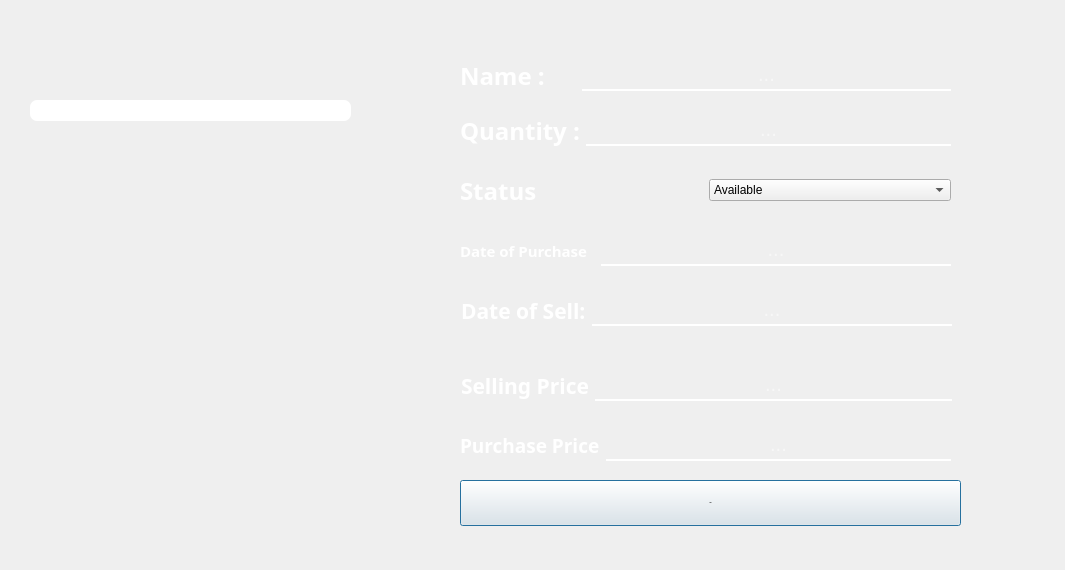
<?xml version="1.0" encoding="UTF-8"?>
<ui version="4.0">
 <class>AddItem</class>
 <widget class="QDialog" name="AddItem">
  <property name="windowModality">
   <enum>Qt::WindowModal</enum>
  </property>
  <property name="geometry">
   <rect>
    <x>0</x>
    <y>0</y>
    <width>1065</width>
    <height>570</height>
   </rect>
  </property>
  <property name="windowTitle">
   <string>Add an Item</string>
  </property>
  <property name="inputMethodHints">
   <set>Qt::ImhExclusiveInputMask</set>
  </property>
  <widget class="QWidget" name="widget" native="true">
   <property name="geometry">
    <rect>
     <x>0</x>
     <y>0</y>
     <width>1071</width>
     <height>571</height>
    </rect>
   </property>
   <property name="styleSheet">
    <string notr="true">#widget{border-image: url(:/new/backgrounds/images/c910baac369a030bf09548ab196e96e6.png);}
#verticalLayout{
padding:5px;}</string>
   </property>
   <widget class="QPushButton" name="btnAdd">
    <property name="geometry">
     <rect>
      <x>460</x>
      <y>480</y>
      <width>501</width>
      <height>46</height>
     </rect>
    </property>
    <property name="font">
     <font>
      <pointsize>-1</pointsize>
      <weight>75</weight>
      <bold>true</bold>
     </font>
    </property>
    <property name="styleSheet">
     <string notr="true">/* Define the basic styles for the button */
#btnAdd {
  padding: 8px 16px;
  font-size: 16px;
  font-weight: bold;
  color: #fff;
  background-color: #D92525;
  border: none;
  border-radius: 10px;
  cursor: pointer;
  transition: background-color 0.3s ease;
height:30px
}

/* Add a hover effect to the button */
#btnAdd:hover {
  background-color: #591C21;
}

/* Add an animation to the button */
#btnAdd:focus {
  animation: pulse 1s infinite;
}

/* Define the animation */
@keyframes pulse {
  0% {
    transform: scale(1);
  }
  50% {
    transform: scale(1.05);
  }
  100% {
    transform: scale(1);
  }
}
</string>
    </property>
    <property name="text">
     <string>ADD</string>
    </property>
    <property name="icon">
     <iconset resource="images.qrc">
      <normaloff>:/new/backgrounds/images/add-item-icon-vector-16301642.png</normaloff>:/new/backgrounds/images/add-item-icon-vector-16301642.png</iconset>
    </property>
    <property name="iconSize">
     <size>
      <width>40</width>
      <height>40</height>
     </size>
    </property>
   </widget>
   <widget class="QWidget" name="layoutWidget">
    <property name="geometry">
     <rect>
      <x>460</x>
      <y>50</y>
      <width>491</width>
      <height>51</height>
     </rect>
    </property>
    <layout class="QHBoxLayout" name="horizontalLayout">
     <item>
      <widget class="QLabel" name="label">
       <property name="font">
        <font>
         <family>Orbitron Black</family>
         <pointsize>18</pointsize>
         <weight>75</weight>
         <bold>true</bold>
        </font>
       </property>
       <property name="styleSheet">
        <string notr="true">color:white;</string>
       </property>
       <property name="text">
        <string>Name :     </string>
       </property>
      </widget>
     </item>
     <item>
      <widget class="QLineEdit" name="txtName">
       <property name="font">
        <font>
         <pointsize>-1</pointsize>
        </font>
       </property>
       <property name="styleSheet">
        <string notr="true">height:30px;
font-size:20px;
color :white;

background-color:rgba(0,0,0,0);
border:0px solid white;
border-bottom:2px solid white; </string>
       </property>
       <property name="alignment">
        <set>Qt::AlignCenter</set>
       </property>
       <property name="placeholderText">
        <string>...</string>
       </property>
      </widget>
     </item>
    </layout>
   </widget>
   <widget class="QWidget" name="layoutWidget">
    <property name="geometry">
     <rect>
      <x>460</x>
      <y>100</y>
      <width>491</width>
      <height>61</height>
     </rect>
    </property>
    <layout class="QHBoxLayout" name="horizontalLayout_2">
     <item>
      <widget class="QLabel" name="label_2">
       <property name="font">
        <font>
         <family>Orbitron Black</family>
         <pointsize>18</pointsize>
         <weight>75</weight>
         <bold>true</bold>
        </font>
       </property>
       <property name="styleSheet">
        <string notr="true">color:white;</string>
       </property>
       <property name="text">
        <string>Quantity :</string>
       </property>
      </widget>
     </item>
     <item>
      <widget class="QLineEdit" name="txtQuantity">
       <property name="font">
        <font>
         <pointsize>-1</pointsize>
        </font>
       </property>
       <property name="styleSheet">
        <string notr="true">height:30px;
font-size:20px;
color :white;

background-color:rgba(0,0,0,0);
border:0px solid white;
border-bottom:2px solid white; 
text-align:center</string>
       </property>
       <property name="alignment">
        <set>Qt::AlignCenter</set>
       </property>
       <property name="placeholderText">
        <string>...</string>
       </property>
      </widget>
     </item>
    </layout>
   </widget>
   <widget class="QWidget" name="layoutWidget">
    <property name="geometry">
     <rect>
      <x>460</x>
      <y>220</y>
      <width>491</width>
      <height>61</height>
     </rect>
    </property>
    <layout class="QHBoxLayout" name="horizontalLayout_4">
     <item>
      <widget class="QLabel" name="label_4">
       <property name="font">
        <font>
         <family>Orbitron Black</family>
         <pointsize>11</pointsize>
         <weight>75</weight>
         <bold>true</bold>
        </font>
       </property>
       <property name="styleSheet">
        <string notr="true">color:white;</string>
       </property>
       <property name="text">
        <string>Date of Purchase  </string>
       </property>
      </widget>
     </item>
     <item>
      <widget class="QLineEdit" name="txtDOP">
       <property name="font">
        <font>
         <pointsize>-1</pointsize>
        </font>
       </property>
       <property name="styleSheet">
        <string notr="true">height:30px;
font-size:20px;
color :white;

background-color:rgba(0,0,0,0);
border:0px solid white;
border-bottom:2px solid white; 
text-align:center</string>
       </property>
       <property name="alignment">
        <set>Qt::AlignCenter</set>
       </property>
       <property name="placeholderText">
        <string>...</string>
       </property>
      </widget>
     </item>
    </layout>
   </widget>
   <widget class="QWidget" name="layoutWidget">
    <property name="geometry">
     <rect>
      <x>461</x>
      <y>280</y>
      <width>491</width>
      <height>61</height>
     </rect>
    </property>
    <layout class="QHBoxLayout" name="horizontalLayout_5">
     <item>
      <widget class="QLabel" name="label_5">
       <property name="font">
        <font>
         <family>Orbitron Black</family>
         <pointsize>16</pointsize>
         <weight>75</weight>
         <bold>true</bold>
        </font>
       </property>
       <property name="styleSheet">
        <string notr="true">color:white;</string>
       </property>
       <property name="text">
        <string>Date of Sell:</string>
       </property>
      </widget>
     </item>
     <item>
      <widget class="QLineEdit" name="txtDOS">
       <property name="font">
        <font>
         <pointsize>-1</pointsize>
        </font>
       </property>
       <property name="styleSheet">
        <string notr="true">height:30px;
font-size:20px;
color :white;

background-color:rgba(0,0,0,0);
border:0px solid white;
border-bottom:2px solid white; 
text-align:center</string>
       </property>
       <property name="alignment">
        <set>Qt::AlignCenter</set>
       </property>
       <property name="placeholderText">
        <string>...</string>
       </property>
      </widget>
     </item>
    </layout>
   </widget>
   <widget class="QWidget" name="layoutWidget">
    <property name="geometry">
     <rect>
      <x>461</x>
      <y>350</y>
      <width>491</width>
      <height>71</height>
     </rect>
    </property>
    <layout class="QHBoxLayout" name="horizontalLayout_6">
     <item>
      <widget class="QLabel" name="label_6">
       <property name="font">
        <font>
         <family>Orbitron Black</family>
         <pointsize>16</pointsize>
         <weight>75</weight>
         <bold>true</bold>
        </font>
       </property>
       <property name="styleSheet">
        <string notr="true">color:white;</string>
       </property>
       <property name="text">
        <string>Selling Price</string>
       </property>
      </widget>
     </item>
     <item>
      <widget class="QLineEdit" name="txtSellingPrice">
       <property name="font">
        <font>
         <pointsize>-1</pointsize>
        </font>
       </property>
       <property name="styleSheet">
        <string notr="true">height:30px;
font-size:20px;
color :white;

background-color:rgba(0,0,0,0);
border:0px solid white;
border-bottom:2px solid white; 
text-align:center</string>
       </property>
       <property name="alignment">
        <set>Qt::AlignCenter</set>
       </property>
       <property name="placeholderText">
        <string>...</string>
       </property>
      </widget>
     </item>
    </layout>
   </widget>
   <widget class="QWidget" name="layoutWidget">
    <property name="geometry">
     <rect>
      <x>460</x>
      <y>410</y>
      <width>491</width>
      <height>71</height>
     </rect>
    </property>
    <layout class="QHBoxLayout" name="horizontalLayout_7">
     <item>
      <widget class="QLabel" name="label_7">
       <property name="font">
        <font>
         <family>Orbitron Black</family>
         <pointsize>14</pointsize>
         <weight>75</weight>
         <bold>true</bold>
        </font>
       </property>
       <property name="styleSheet">
        <string notr="true">color:white;</string>
       </property>
       <property name="text">
        <string>Purchase Price</string>
       </property>
      </widget>
     </item>
     <item>
      <widget class="QLineEdit" name="txtPurchasePrice">
       <property name="font">
        <font>
         <pointsize>-1</pointsize>
        </font>
       </property>
       <property name="styleSheet">
        <string notr="true">height:30px;
font-size:20px;
color :white;

background-color:rgba(0,0,0,0);
border:0px solid white;
border-bottom:2px solid white; 
text-align:center</string>
       </property>
       <property name="alignment">
        <set>Qt::AlignCenter</set>
       </property>
       <property name="placeholderText">
        <string>...</string>
       </property>
      </widget>
     </item>
    </layout>
   </widget>
   <widget class="QWidget" name="layoutWidget">
    <property name="geometry">
     <rect>
      <x>460</x>
      <y>160</y>
      <width>491</width>
      <height>61</height>
     </rect>
    </property>
    <layout class="QHBoxLayout" name="horizontalLayout_3">
     <item>
      <widget class="QLabel" name="label_3">
       <property name="font">
        <font>
         <family>Orbitron Black</family>
         <pointsize>18</pointsize>
         <weight>75</weight>
         <bold>true</bold>
        </font>
       </property>
       <property name="styleSheet">
        <string notr="true">color:white;</string>
       </property>
       <property name="text">
        <string>Status</string>
       </property>
      </widget>
     </item>
     <item>
      <widget class="QComboBox" name="cmbStatus">
       <property name="styleSheet">
        <string notr="true">/* Define the basic styles for the button */
#cmbStatus {
  padding: 8px 16px;
  font-size: 16px;
  font-weight: bold;
  color: #fff;
  background-color: #D92525;
  border: none;
  border-radius: 10px;
  cursor: pointer;
  transition: background-color 0.3s ease;
height:30px
}

/* Add a hover effect to the button */
#cmbStatus:hover {
  background-color: #591C21;
}

/* Add an animation to the button */
#cmbStatus:focus {
  animation: pulse 1s infinite;
}

/* Define the animation */
@keyframes pulse {
  0% {
    transform: scale(1);
  }
  50% {
    transform: scale(1.05);
  }
  100% {
    transform: scale(1);
  }
}
</string>
       </property>
       <item>
        <property name="text">
         <string>Available</string>
        </property>
       </item>
       <item>
        <property name="text">
         <string>Expired</string>
        </property>
       </item>
       <item>
        <property name="text">
         <string>Sold</string>
        </property>
       </item>
      </widget>
     </item>
    </layout>
   </widget>
   <widget class="QLabel" name="lblInfo">
    <property name="geometry">
     <rect>
      <x>30</x>
      <y>100</y>
      <width>321</width>
      <height>21</height>
     </rect>
    </property>
    <property name="font">
     <font>
      <pointsize>10</pointsize>
     </font>
    </property>
    <property name="styleSheet">
     <string notr="true">color:red;
background-color:white;
border-radius:7px;</string>
    </property>
    <property name="text">
     <string/>
    </property>
    <property name="alignment">
     <set>Qt::AlignCenter</set>
    </property>
   </widget>
  </widget>
 </widget>
 <resources>
  <include location="images.qrc"/>
 </resources>
 <connections/>
</ui>
